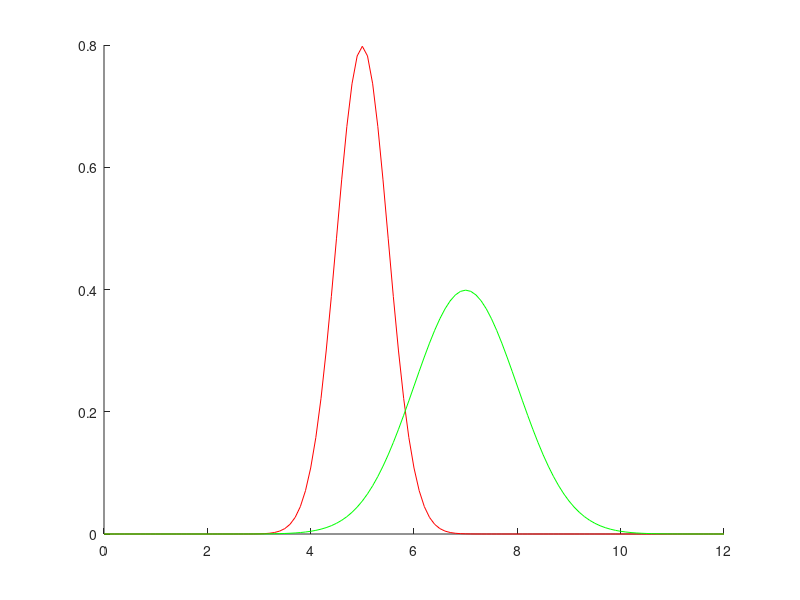

The MATLAB source for this figure: (Note: this script raises an error after producing the figure.)
mu1 = 5;  
var1 = 0.5^2;
mu2 = 7;
var2 = 1;
yfun = @(mu,var, x)(2*pi*(var))^(-0.5)* exp(-((x-mu).^2)/(2*(var)));
val = fzero(@(x) yfun(mu1, var1, x) - 0.5*yfun(mu2, var2, x), mean([mu1,mu2]))
yval = yfun(mu1, var1, val)
x = [0:0.1:12];
y1 = normpdf(x,mu1,sqrt(var1));
y2 = normpdf(x,mu2,sqrt(var2));
inter_x = fzero(@(x) yfun(mu1, var1, x) - yfun(mu2, var2, x), mean([mu1,mu2]));
inter_y = yfun(mu1, var1, inter_x);
hold on
plot(x,y1,'r', x,y2,'g');
xline(val,'m');
legend('y1','y2','critical threshold');

